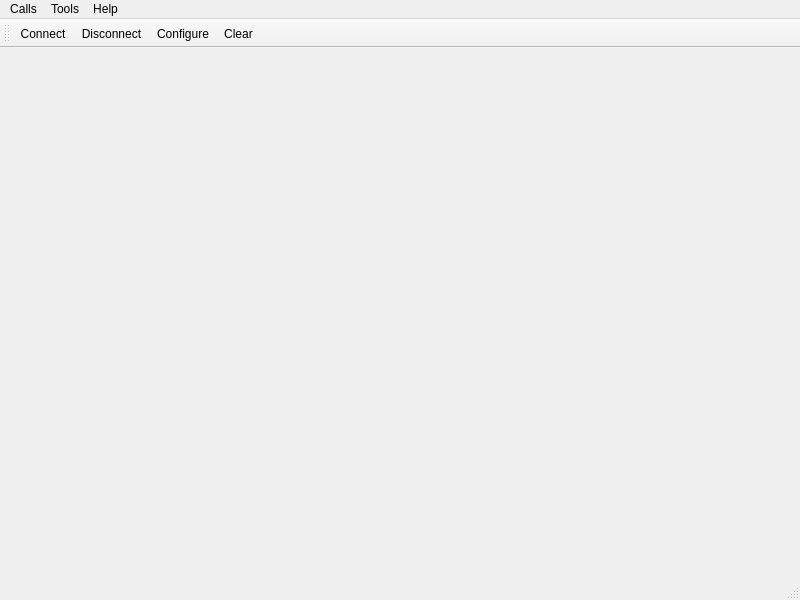
<?xml version="1.0" encoding="UTF-8"?>
<ui version="4.0">
 <class>MainWindow</class>
 <widget class="QMainWindow" name="MainWindow">
  <property name="geometry">
   <rect>
    <x>0</x>
    <y>0</y>
    <width>800</width>
    <height>600</height>
   </rect>
  </property>
  <property name="windowTitle">
   <string>Oscilloscope</string>
  </property>
  <widget class="QWidget" name="centralWidget">
   <layout class="QVBoxLayout" name="verticalLayout"/>
  </widget>
  <widget class="QMenuBar" name="menuBar">
   <property name="geometry">
    <rect>
     <x>0</x>
     <y>0</y>
     <width>800</width>
     <height>37</height>
    </rect>
   </property>
   <widget class="QMenu" name="menuCalls">
    <property name="title">
     <string>Calls</string>
    </property>
    <addaction name="actionConnect"/>
    <addaction name="actionDisconnect"/>
    <addaction name="separator"/>
    <addaction name="actionQuit"/>
   </widget>
   <widget class="QMenu" name="menuTools">
    <property name="title">
     <string>Tools</string>
    </property>
    <addaction name="actionConfigure"/>
    <addaction name="actionClear"/>
    <addaction name="actionSwitchView"/>
   </widget>
   <widget class="QMenu" name="menuHelp">
    <property name="title">
     <string>Help</string>
    </property>
    <addaction name="actionAbout"/>
    <addaction name="actionAboutQt"/>
   </widget>
   <addaction name="menuCalls"/>
   <addaction name="menuTools"/>
   <addaction name="menuHelp"/>
  </widget>
  <widget class="QToolBar" name="mainToolBar">
   <attribute name="toolBarArea">
    <enum>TopToolBarArea</enum>
   </attribute>
   <attribute name="toolBarBreak">
    <bool>false</bool>
   </attribute>
   <addaction name="actionConnect"/>
   <addaction name="actionDisconnect"/>
   <addaction name="actionConfigure"/>
   <addaction name="actionClear"/>
  </widget>
  <widget class="QStatusBar" name="statusBar"/>
  <action name="actionAbout">
   <property name="text">
    <string>&amp;About</string>
   </property>
   <property name="toolTip">
    <string>About program</string>
   </property>
   <property name="shortcut">
    <string>Alt+A</string>
   </property>
  </action>
  <action name="actionAboutQt">
   <property name="text">
    <string>About Qt</string>
   </property>
  </action>
  <action name="actionConnect">
   <property name="icon">
    <iconset resource="Oscilloscope.qrc">
     <normaloff>:/images/connect.png</normaloff>:/images/connect.png</iconset>
   </property>
   <property name="text">
    <string>C&amp;onnect</string>
   </property>
   <property name="toolTip">
    <string>Connect to serial port</string>
   </property>
   <property name="shortcut">
    <string>Ctrl+O</string>
   </property>
  </action>
  <action name="actionDisconnect">
   <property name="icon">
    <iconset resource="Oscilloscope.qrc">
     <normaloff>:/images/disconnect.png</normaloff>:/images/disconnect.png</iconset>
   </property>
   <property name="text">
    <string>&amp;Disconnect</string>
   </property>
   <property name="toolTip">
    <string>Disconnect from serial port</string>
   </property>
   <property name="shortcut">
    <string>Ctrl+D</string>
   </property>
  </action>
  <action name="actionConfigure">
   <property name="icon">
    <iconset resource="Oscilloscope.qrc">
     <normaloff>:/images/settings.png</normaloff>:/images/settings.png</iconset>
   </property>
   <property name="text">
    <string>&amp;Configure</string>
   </property>
   <property name="toolTip">
    <string>Configure serial port</string>
   </property>
   <property name="shortcut">
    <string>Alt+C</string>
   </property>
  </action>
  <action name="actionClear">
   <property name="icon">
    <iconset resource="Oscilloscope.qrc">
     <normaloff>:/images/clear.png</normaloff>:/images/clear.png</iconset>
   </property>
   <property name="text">
    <string>C&amp;lear</string>
   </property>
   <property name="toolTip">
    <string>Clear data</string>
   </property>
   <property name="shortcut">
    <string>Alt+L</string>
   </property>
  </action>
  <action name="actionQuit">
   <property name="icon">
    <iconset resource="Oscilloscope.qrc">
     <normaloff>:/images/application-exit.png</normaloff>:/images/application-exit.png</iconset>
   </property>
   <property name="text">
    <string>&amp;Quit</string>
   </property>
   <property name="shortcut">
    <string>Ctrl+Q</string>
   </property>
  </action>
  <action name="actionSwitchView">
   <property name="text">
    <string>PauseView</string>
   </property>
  </action>
 </widget>
 <layoutdefault spacing="6" margin="11"/>
 <resources>
  <include location="Oscilloscope.qrc"/>
 </resources>
 <connections/>
</ui>
